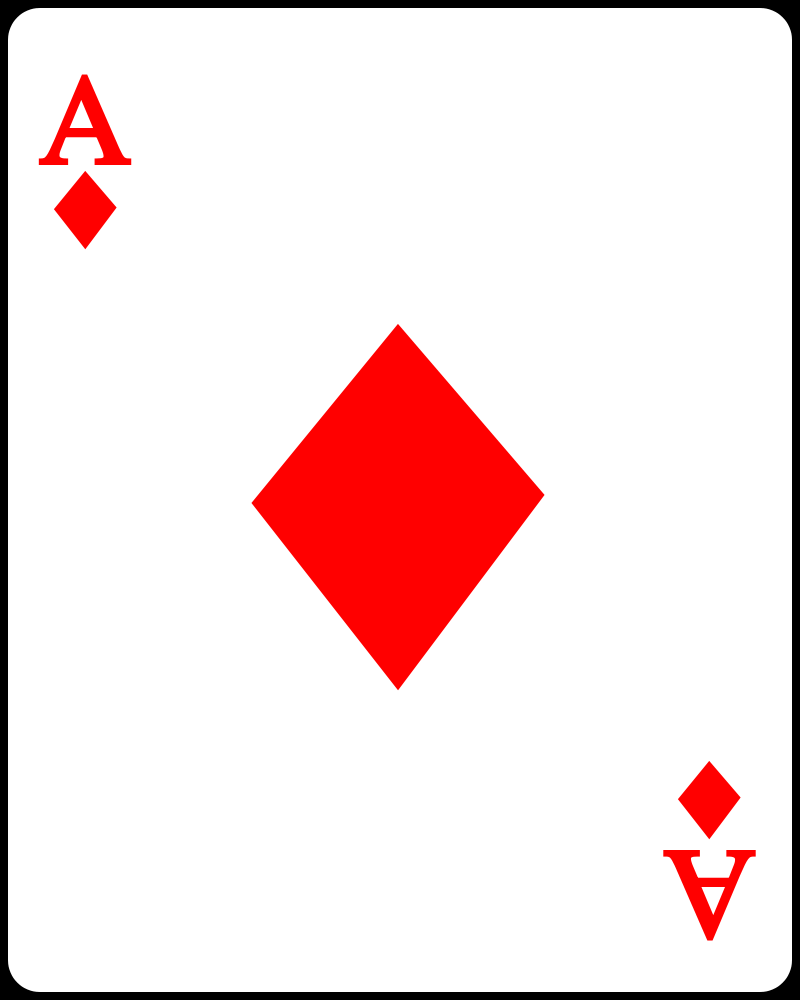
#> input picture NhanDangLaBai/img_Data/A_ro.png, 800 x 1000 px, found by its file name; the run also reads 1 picture not shown here
$ python nhandanganh.py
#> lines starting #> are read from the running program, lines starting #| are printed output that depends on the picture
import cv2

#Doc 2 buc anh
s_img = cv2.imread("D:\\Python_XLA\\nhandangdoituong_xacdinhlabai\\img_Data\\A_ro.png")
#> s_img is the input picture: shape (1000, 800, 3); mean B, G, R 225.2, 225.2, 245.6
s_img = cv2.cvtColor(s_img, cv2.COLOR_BGR2RGB)
t_img = cv2.imread("D:\\Python_XLA\\nhandangdoituong_xacdinhlabai\\img_Query\\A_ro.png")
t_img = cv2.cvtColor(t_img, cv2.COLOR_BGR2RGB)

method = eval('cv2.TM_CCOEFF')
s_img_copy = s_img.copy()
res = cv2.matchTemplate(s_img_copy, t_img, method)
#> res = [1.25e+10]

#Xac dinh va ve vung nhan dang
min_val, max_val, min_loc, max_loc = cv2.minMaxLoc(res)
#> min_val = 1.25e+10; max_val = 1.25e+10; min_loc = (0, 0); max_loc = (0, 0)
if method in [cv2.TM_SQDIFF_NORMED, cv2.TM_SQDIFF]:
    top_left = min_loc
else:
    top_left = max_loc
#> top_left = (0, 0)

heigh, width, channel = t_img.shape
#> heigh = 1000; width = 800; channel = 3
bottom_right = (top_left[0]+width, top_left[1]+heigh)
#> bottom_right = (800, 1000)
cv2.rectangle(s_img, top_left, bottom_right, (255, 0, 0), 1)
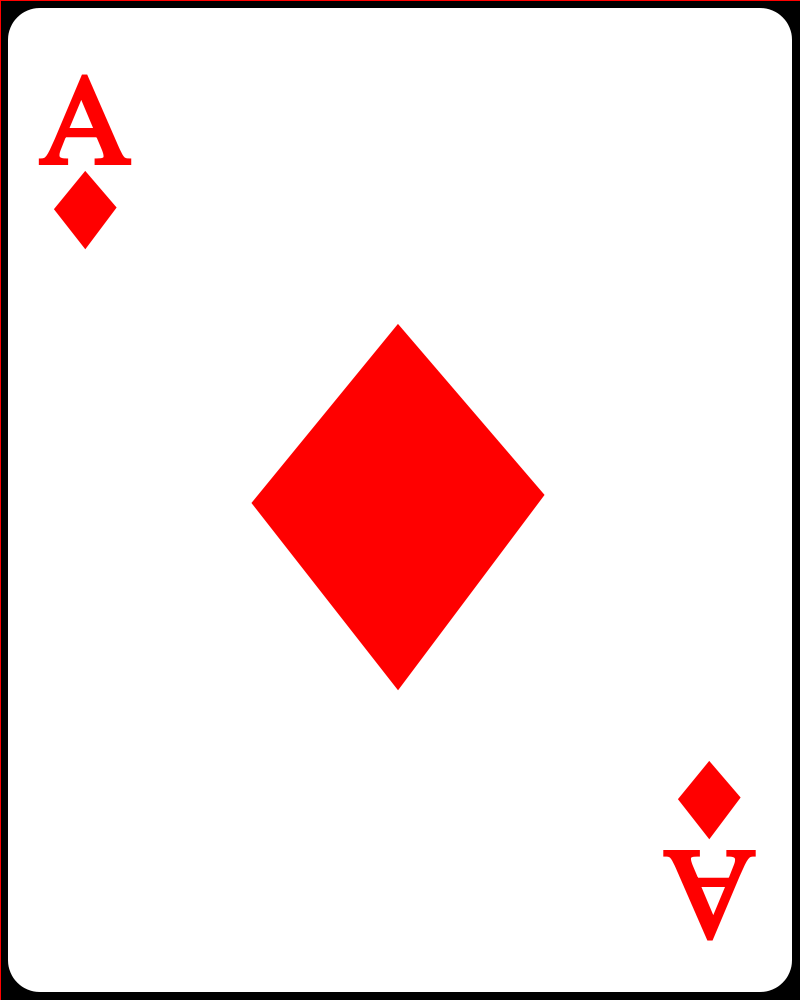
#> s_img: shape (1000, 800, 3); mean R, G, B 246.2, 225.2, 225.2

#Hien thi 2 buc anh
cv2.imshow("Anh ket qua", s_img)
if cv2.waitKey(0) & 0xFF == 27:     #ESC dong tat ca man hinh
#> (key Esc is pressed here)
    cv2.destroyAllWindows()
